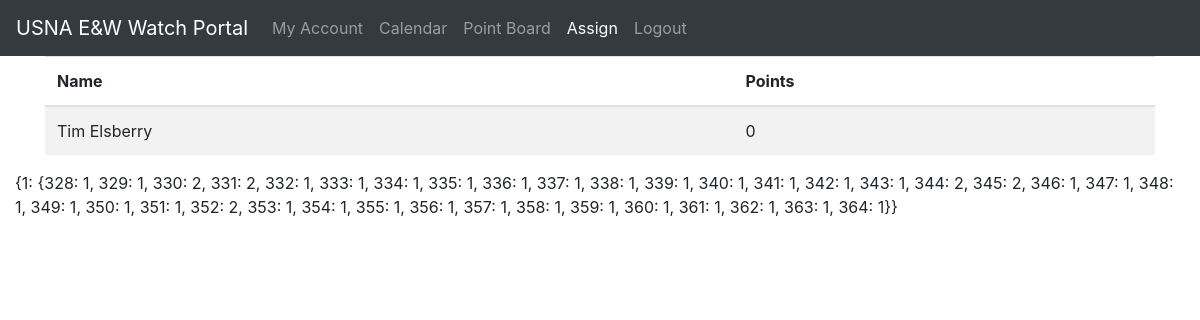
Page /assign on the earlier database version.
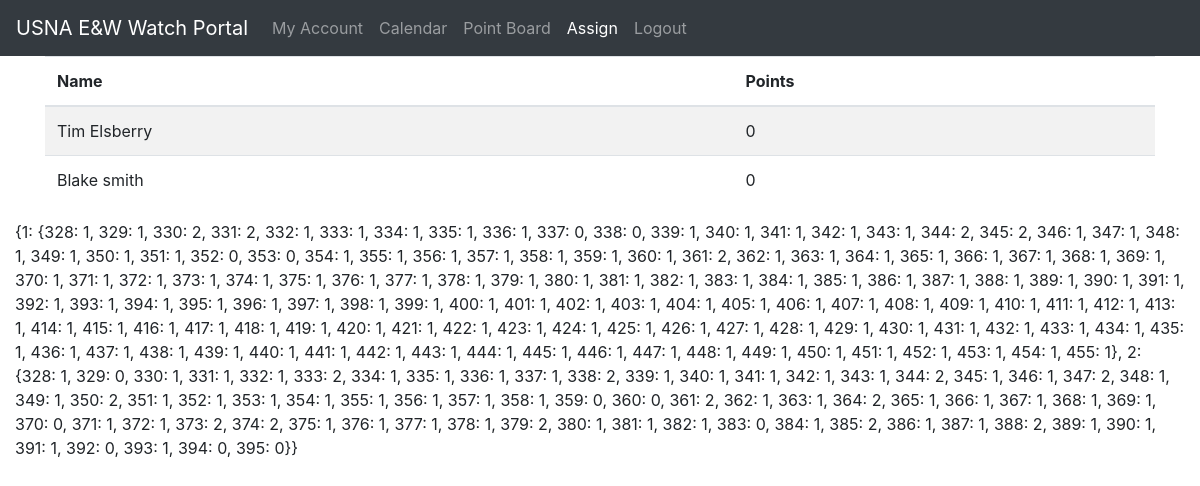
Same page on the later database version.
### app.py (models this page shows)
class User(db.Model):
    __tablename__='Users'
    id = db.Column(db.Integer, primary_key=True)
    first = db.Column(db.String(128), nullable=False)
    last = db.Column(db.String(128), nullable=False)
    email = db.Column(db.String(64), index=True, unique=True)
    password_hash = db.Column(db.String(128))
    created = db.Column(db.DateTime, index=False, unique=False, nullable=False, default=date.today())
    phone = db.Column(db.Integer)
    qualified = db.Column(db.Boolean, index=True, unique=False, default=False)
    data = db.Column(db.String(32768), index=False, unique=False)
    points = db.Column(db.Integer, index=True, unique=False, default=0)
    def __repr__(self):
        return f"{self.first} {self.last}"

### app.py (the view)
@app.route('/assign', methods=["GET","POST"])
def assign():
    users=User.query.all()
    return render_template('assign.html',calendar=calendar,users=users,bids={u.id:get_user_bid_dict(u.id) for u in users})

### app.py (called while the page is built)
def get_user_bid_dict(u_id):
    try: user_bid_dict = json.loads(User.query.get(u_id).data)
    except: user_bid_dict = {}
    user_bid_dict={int(k):int(v) for k,v in user_bid_dict.items()}
    return user_bid_dict

### templates/assign.html
{%extends "base.html"%}
{%block content%}
<div class="container">
<table class="table table-striped table-hover">
    <thead>
        <tr>
            <th scope="col">Name</th>
            <th scope="col">Points</th>
        </tr>
    </thead>
<tbody>
    {%for u in users%}
    <tr>
        <td>{{u}}</td>
        <td>{{u.points}}</td>
    </tr>
    {%endfor%}
</tbody>
</table>
</div>
<p>{{bids}}</p>
{%endblock%}

### templates/base.html (shortened to what this page needs)
<!DOCTYPE html>
<html lang="en">
<head>
    <link rel="stylesheet" href="https://stackpath.bootstrapcdn.com/bootstrap/4.3.1/css/bootstrap.min.css">
    <link rel="stylesheet" href="/static/style.css">
</head>
<body>
    <nav class="navbar navbar-expand-md navbar-dark bg-dark">
        <a class="navbar-brand" href="/">USNA E&W Watch Portal</a>
        <div class="collapse navbar-collapse" id="navbarNav">
            <ul class="navbar-nav">
                <li class="nav-item {%if request.path == '/parking'%}active{%endif%}"">
                    <a class=" nav-link" href="/">My Account</a>
                </li>
                <li class="nav-item {%if request.path == '/jets'%}active{%endif%}"">
                    <a class=" nav-link" href="/calendar">Calendar</a>
                </li>
                <li class="nav-item {%if request.path == '/points'%}active{%endif%}"">
                    <a class=" nav-link" href="/points">Point Board</a>
                </li>
                <li class="nav-item {%if request.path == '/assign'%}active{%endif%}"">
                    <a class=" nav-link" href="/assign">Assign</a>
                </li>
                <li class="nav-item {%if request.path == '/logout'%}active{%endif%}"">
                    <a class=" nav-link" href="/logout">Logout</a>
                </li>
            </ul>
        </div>
    </nav>
    <div class="container-fluid">
        {% block content %}
        {% endblock %}
    </div>
</body>
</html>

Differences in the rows shown:
added User: first+last "Blake smith", points "0"
Other differences:
{{ bids }}: "…1, 336: 1, 337: 1, 338: 1, 339: 1, 340: 1, 341: 1, 342: 1, 343: 1, 344: 2, 345: 2, 346: 1, 347: 1, 348: 1, 349: 1, 350: 1, 351: 1, 352: 2, 353: 1, 354: 1, 355: 1, 356: 1, 357: 1, 358: 1, 359: 1, 360: 1, 361: 1, 362: 1, 363: 1, 364: 1}}" → "…1, 336: 1, 337: 0, 338: 0, 339: 1, 340: 1, 341: 1, 342: 1, 343: 1, 344: 2, 345: 2, 346: 1, 347: 1, 348: 1, 349: 1, 350: 1, 351: 1, 352: 0, 353: 0, 354: 1, 355: 1, 356: 1, 357: 1, 358: 1, 359: 1, 360: 1, 361: 2, 362: 1, 363: 1, 364: 1, 365: 1, 366: 1, 367: 1, 368: 1, 369: 1, 370: 1, 371: 1, 372: 1, 373: 1, 374: 1, 375: 1, 376: 1, 377: 1, 378: 1, 379: 1, 380: 1, 381: 1, 382: 1, 383: 1, 384: 1, 385: 1, 386: 1, 387: 1, 388: 1, 389: 1, 390: 1, 391: 1, 392: 1, 393: 1, 394: 1, 395: 1, 396: 1, 397: 1, 398: 1, 399: 1, 400: 1, 401: 1, 402: 1, 403: 1, 404: 1, 405: 1, 406: 1, 407: 1, 408: 1, 409: 1, 410: 1, 411: 1, 412: 1, 413: 1, 414: 1, 415: 1, 416: 1, 417: 1, 418: 1, 419: 1, 420: 1, 421: 1, 422: 1,…"
